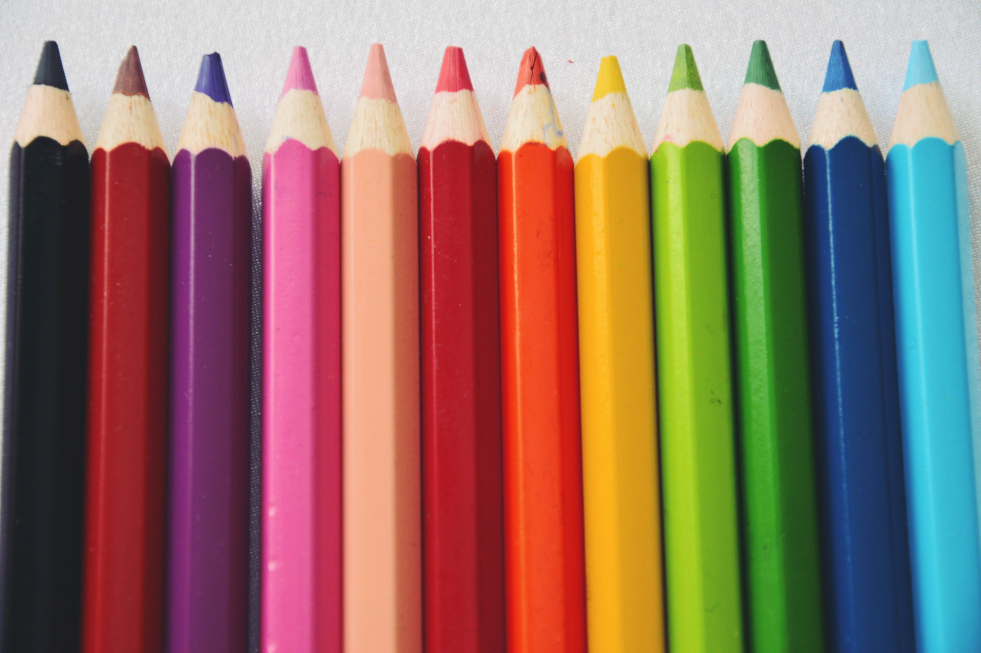
#> input picture data/pencils.jpg, 4905 x 3261 px (shown at 1/5 size)
$ python -i color_masks.py   (imports and definitions only)
#> lines starting #> are read from the running program, lines starting #| are printed output that depends on the picture; after the words box and inside, x2 and y2 are one past the last pixel; in counts of white or black regions, pixels touching at a corner belong together
#> further down, picture is the input picture: shape (3261, 4905, 3); mean B, G, R 101.6, 114.9, 147.4
"""
Module for creating color masks using HSV thresholds.
"""
import cv2
import numpy as np
from typing import Tuple, Dict

from config import COLOR_RANGES

def create_color_segmentation(hsv_image: np.ndarray) -> np.ndarray:
    """
    Create a segmentation mask based on color differences.
    This approach uses color differences to separate adjacent pencils.

    Args:
        hsv_image: Input image in HSV format

    Returns:
        Segmentation mask with different colors for different segments
    """
    # Extract the hue channel which contains color information
    hue = hsv_image[:, :, 0]
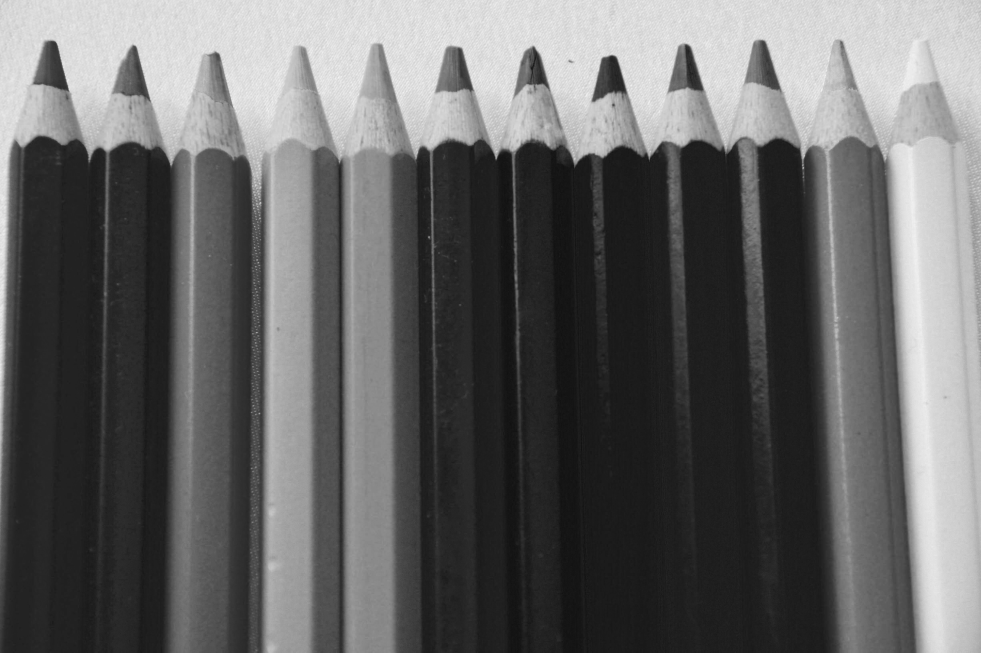
#> hue: shape (3261, 4905) (shown at 1/5 size); min 5, max 252, mean 101.6

    # Apply median blur to reduce noise while preserving edges
    hue_blurred = cv2.medianBlur(hue, 7)

    # Apply adaptive thresholding to find edges between different colors
    # This works because adjacent pencils have different hue values
    edges = cv2.adaptiveThreshold(hue_blurred, 255, cv2.ADAPTIVE_THRESH_GAUSSIAN_C,
                                cv2.THRESH_BINARY_INV, 11, 2)
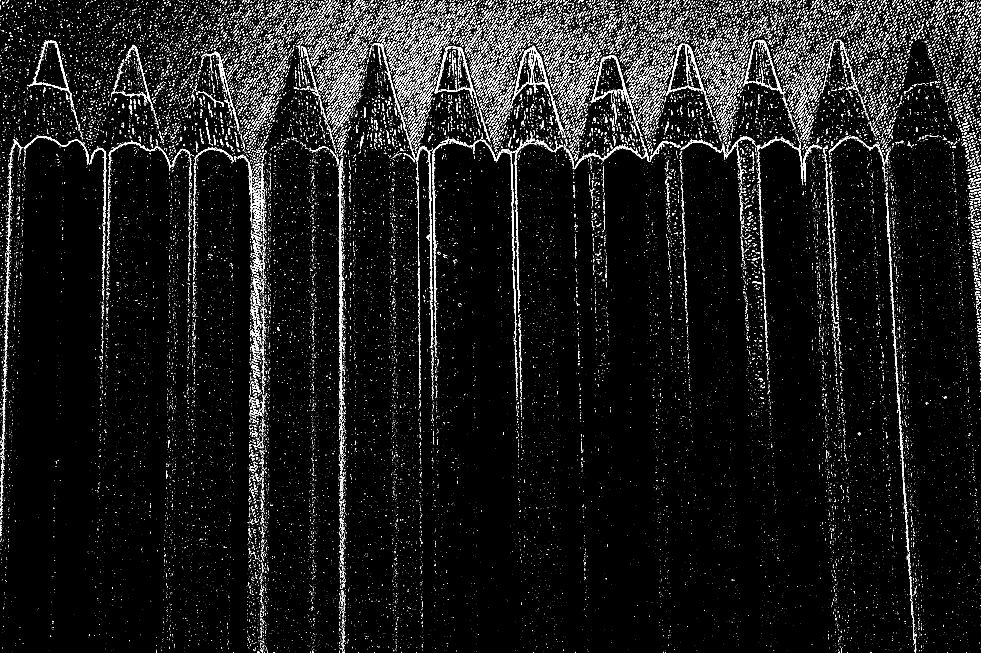
#> edges: shape (3261, 4905) (shown at 1/5 size); 3.7% white in thin lines or dots

    # Dilate the edges to ensure they separate the pencils
    kernel = np.ones((3, 3), np.uint8)
    edges_dilated = cv2.dilate(edges, kernel, iterations=1)
#> edges_dilated: shape (3261, 4905); 10.3% white; 29677 white regions (15554 under 20 px), largest, box (x1, y1, x2, y2) and area: (2872, 274, 3406, 847) 19253, (1688, 787, 1727, 2060) 17115, (2507, 228, 2828, 697) 16226

    # Use watershed algorithm for better segmentation
    # First, find sure background
    sure_bg = cv2.dilate(edges_dilated, kernel, iterations=3)
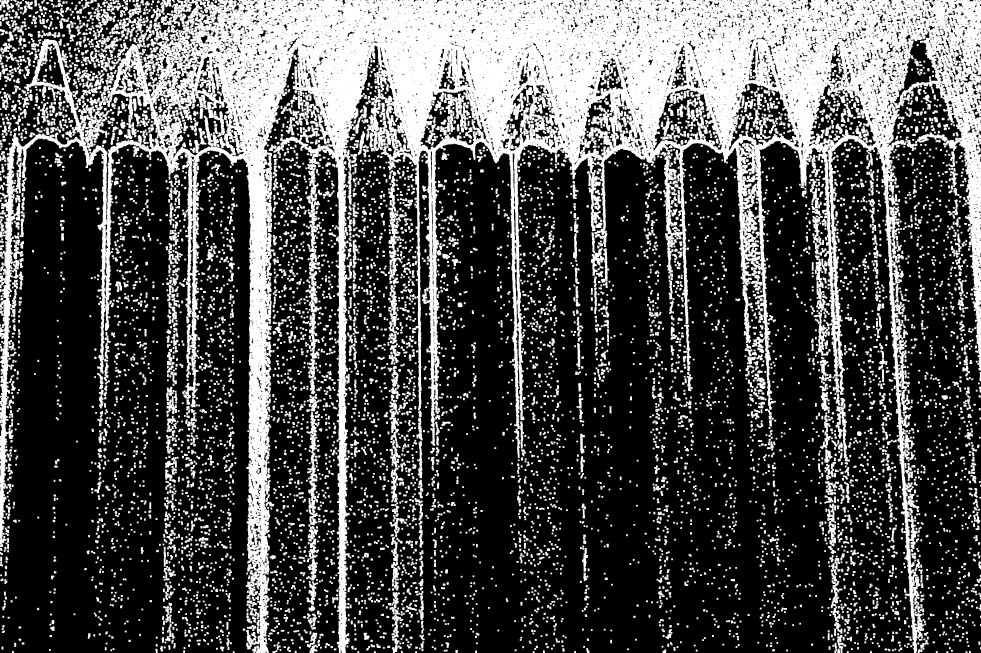
#> sure_bg: shape (3261, 4905) (shown at 1/5 size); 31% white; 8663 white regions, largest, box (x1, y1, x2, y2) and area: (0, 0, 4905, 3261) 3244405, (1533, 2061, 1590, 2708) 15401, (1532, 820, 1602, 1358) 14413

    # Find markers for watershed
    ret, markers = cv2.connectedComponents(np.uint8(255) - edges_dilated)
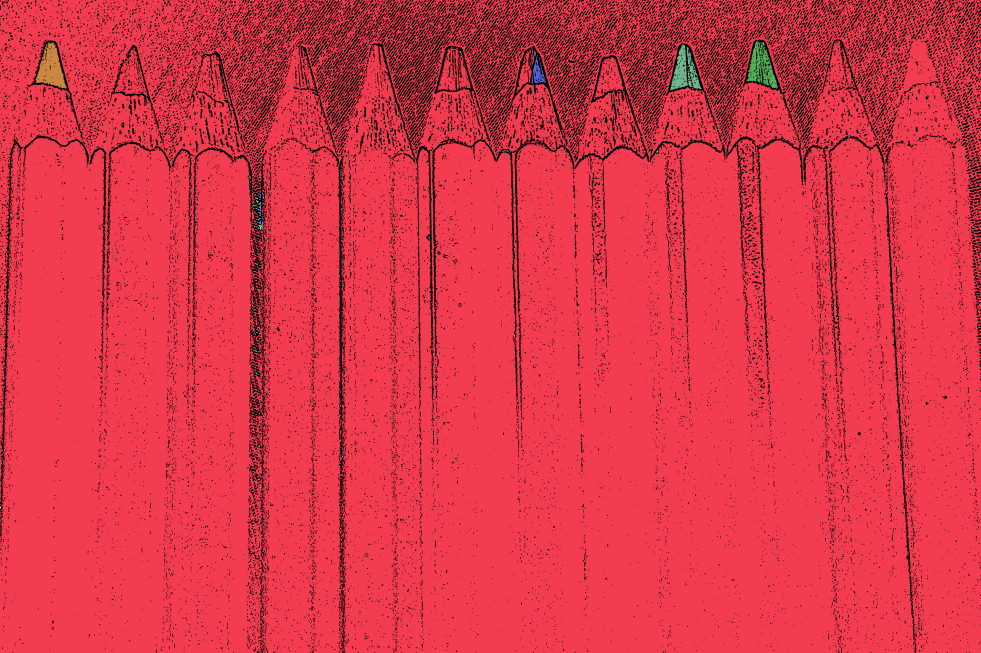
#> markers: shape (3261, 4905) int32 (shown at 1/5 size); 1058 distinct labels, from 0 to 1057; one colour per label, 0 black
#> ret = 1058

    # Add 1 to all labels to ensure background is not 0
    markers = markers + 1
#> markers: shape (3261, 4905) int32; 1058 distinct labels, from 1 to 1058

    # Mark the region of edges as unknown (0)
    markers[edges_dilated == 255] = 0
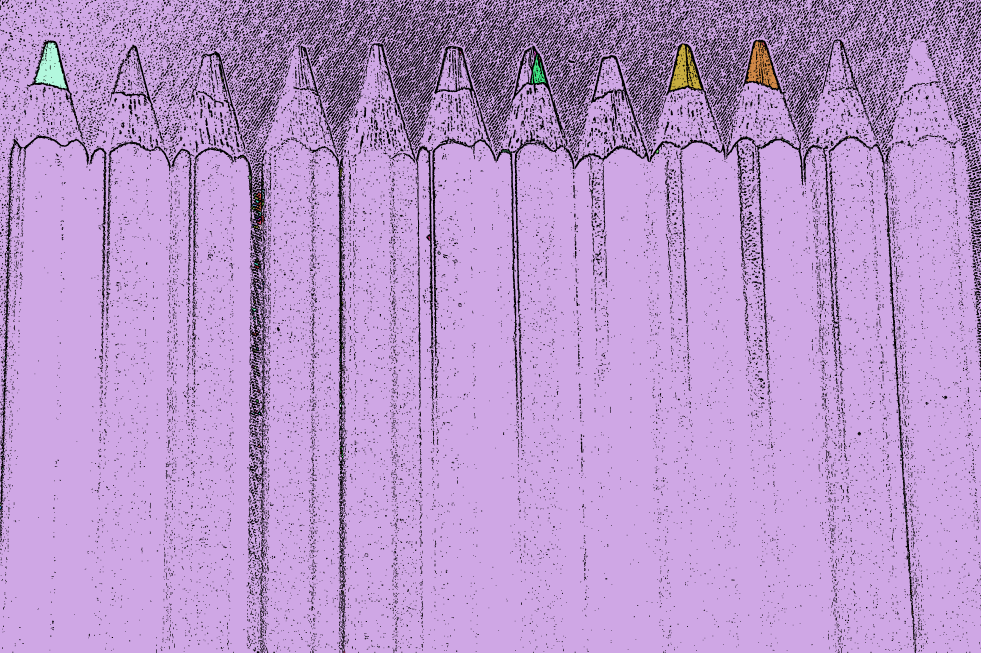
#> markers: shape (3261, 4905) int32 (shown at 1/5 size); 1058 distinct labels, from 0 to 1058; one colour per label, 0 black

    # Convert HSV to BGR for watershed
    bgr = cv2.cvtColor(hsv_image, cv2.COLOR_HSV2BGR)
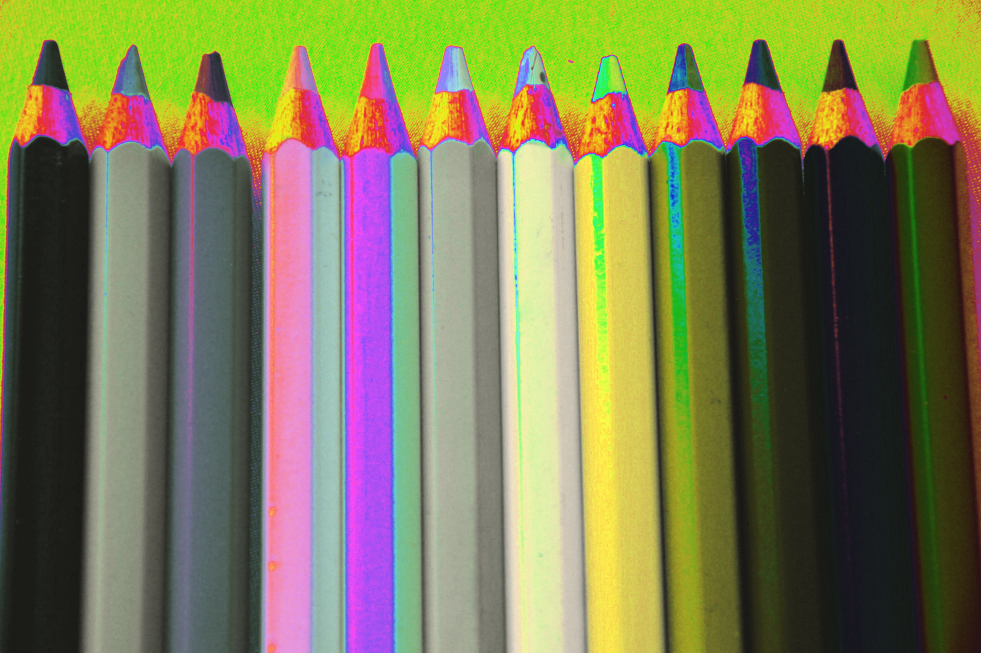
#> bgr: shape (3261, 4905, 3) (shown at 1/5 size); mean B, G, R 85.5, 124.8, 126

    # Apply watershed
    cv2.watershed(bgr, markers)

    # Create a mask where each pencil has a different value
    segmentation = np.zeros(hsv_image.shape[:2], dtype=np.uint8)
    for i in range(2, ret+1):  # Skip background (1) and edges (0)
        # Limit the value to 255 (max for uint8)
        label_value = min(i * 10, 250)  # Use smaller multiplier and cap at 250
        segmentation[markers == i] = label_value
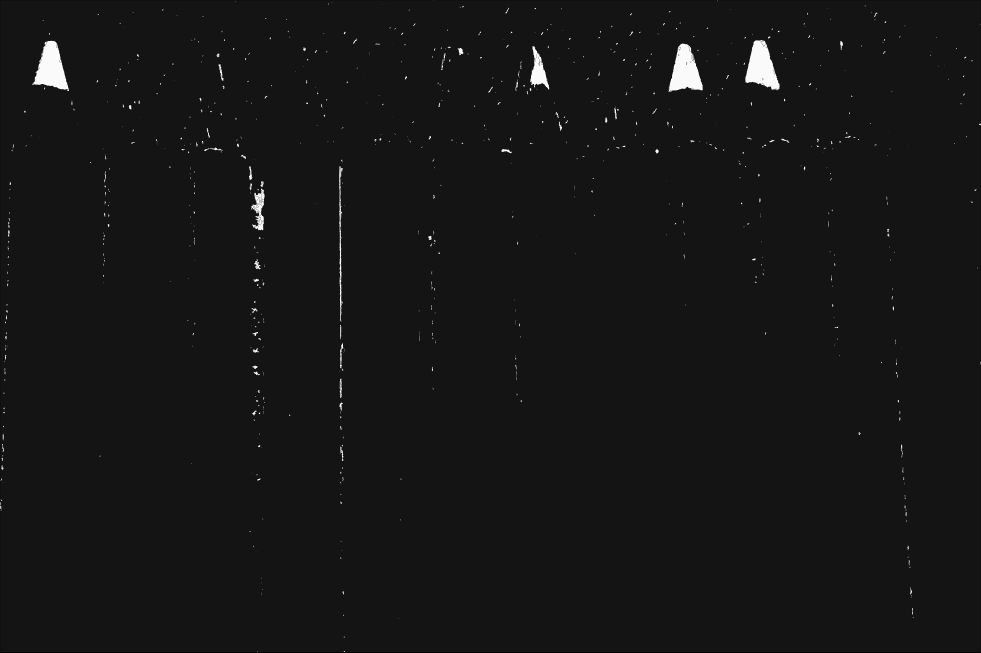
#> segmentation: shape (3261, 4905) (shown at 1/5 size); min 0, max 250, mean 21.9

    return segmentation

# [66 lines left out: functions create_color_mask, get_green_mask, not called in this run]

>>> import cv2
>>> picture = cv2.imread('../data/pencils.jpg')
>>> result = create_color_segmentation(picture)
